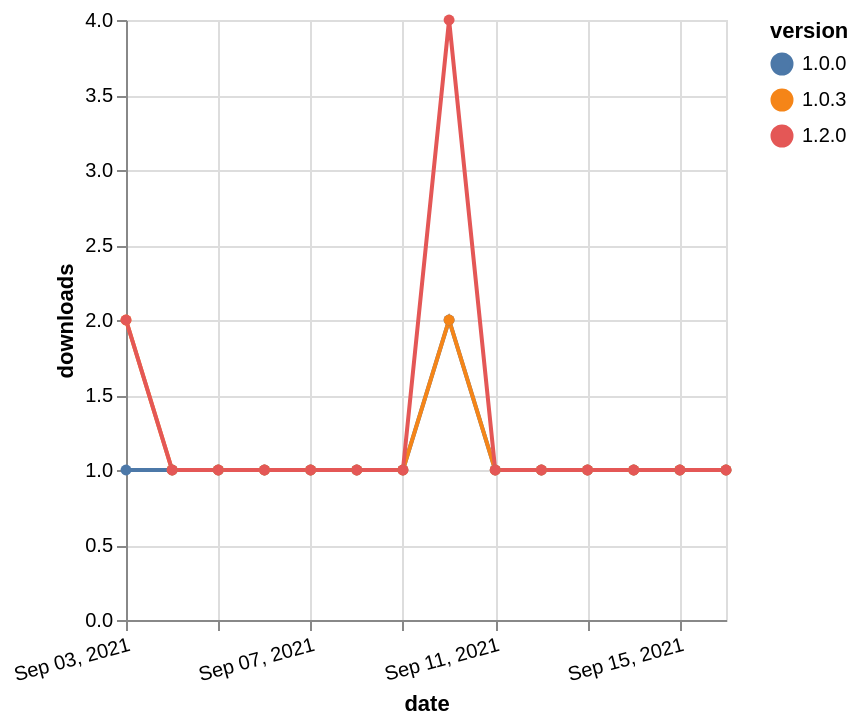

This figure's Vega-Lite source:
### Vega-Lite specification from a JSON file in a GitHub repository (floating-point values rounded to 4 significant figures)
{"$schema": "https://vega.github.io/schema/vega-lite/v5.json", "description": "A simple bar chart with embedded data.", "data": {"values": [{"date": "2021-09-03", "total": 141, "delta": 1, "version": "1.0.0"}, {"date": "2021-09-04", "total": 142, "delta": 1, "version": "1.0.0"}, {"date": "2021-09-05", "total": 143, "delta": 1, "version": "1.0.0"}, {"date": "2021-09-06", "total": 144, "delta": 1, "version": "1.0.0"}, {"date": "2021-09-07", "total": 145, "delta": 1, "version": "1.0.0"}, {"date": "2021-09-08", "total": 146, "delta": 1, "version": "1.0.0"}, {"date": "2021-09-09", "total": 147, "delta": 1, "version": "1.0.0"}, {"date": "2021-09-10", "total": 149, "delta": 2, "version": "1.0.0"}, {"date": "2021-09-11", "total": 150, "delta": 1, "version": "1.0.0"}, {"date": "2021-09-12", "total": 151, "delta": 1, "version": "1.0.0"}, {"date": "2021-09-13", "total": 152, "delta": 1, "version": "1.0.0"}, {"date": "2021-09-14", "total": 153, "delta": 1, "version": "1.0.0"}, {"date": "2021-09-15", "total": 154, "delta": 1, "version": "1.0.0"}, {"date": "2021-09-16", "total": 155, "delta": 1, "version": "1.0.0"}, {"date": "2021-09-03", "total": 123, "delta": 2, "version": "1.0.3"}, {"date": "2021-09-04", "total": 124, "delta": 1, "version": "1.0.3"}, {"date": "2021-09-05", "total": 125, "delta": 1, "version": "1.0.3"}, {"date": "2021-09-06", "total": 126, "delta": 1, "version": "1.0.3"}, {"date": "2021-09-07", "total": 127, "delta": 1, "version": "1.0.3"}, {"date": "2021-09-08", "total": 128, "delta": 1, "version": "1.0.3"}, {"date": "2021-09-09", "total": 129, "delta": 1, "version": "1.0.3"}, {"date": "2021-09-10", "total": 131, "delta": 2, "version": "1.0.3"}, {"date": "2021-09-11", "total": 132, "delta": 1, "version": "1.0.3"}, {"date": "2021-09-12", "total": 133, "delta": 1, "version": "1.0.3"}, {"date": "2021-09-13", "total": 134, "delta": 1, "version": "1.0.3"}, {"date": "2021-09-14", "total": 135, "delta": 1, "version": "1.0.3"}, {"date": "2021-09-15", "total": 136, "delta": 1, "version": "1.0.3"}, {"date": "2021-09-16", "total": 137, "delta": 1, "version": "1.0.3"}, {"date": "2021-09-03", "total": 115, "delta": 2, "version": "1.2.0"}, {"date": "2021-09-04", "total": 116, "delta": 1, "version": "1.2.0"}, {"date": "2021-09-05", "total": 117, "delta": 1, "version": "1.2.0"}, {"date": "2021-09-06", "total": 118, "delta": 1, "version": "1.2.0"}, {"date": "2021-09-07", "total": 119, "delta": 1, "version": "1.2.0"}, {"date": "2021-09-08", "total": 120, "delta": 1, "version": "1.2.0"}, {"date": "2021-09-09", "total": 121, "delta": 1, "version": "1.2.0"}, {"date": "2021-09-10", "total": 125, "delta": 4, "version": "1.2.0"}, {"date": "2021-09-11", "total": 126, "delta": 1, "version": "1.2.0"}, {"date": "2021-09-12", "total": 127, "delta": 1, "version": "1.2.0"}, {"date": "2021-09-13", "total": 128, "delta": 1, "version": "1.2.0"}, {"date": "2021-09-14", "total": 129, "delta": 1, "version": "1.2.0"}, {"date": "2021-09-15", "total": 130, "delta": 1, "version": "1.2.0"}, {"date": "2021-09-16", "total": 131, "delta": 1, "version": "1.2.0"}]}, "width": "container", "mark": {"type": "line", "point": {"filled": true}}, "encoding": {"x": {"field": "date", "type": "temporal", "timeUnit": "yearmonthdate", "title": "date", "axis": {"labelAngle": -15}}, "y": {"field": "delta", "type": "quantitative", "title": "downloads"}, "color": {"field": "version", "type": "nominal"}, "tooltip": {"field": "delta"}}}
